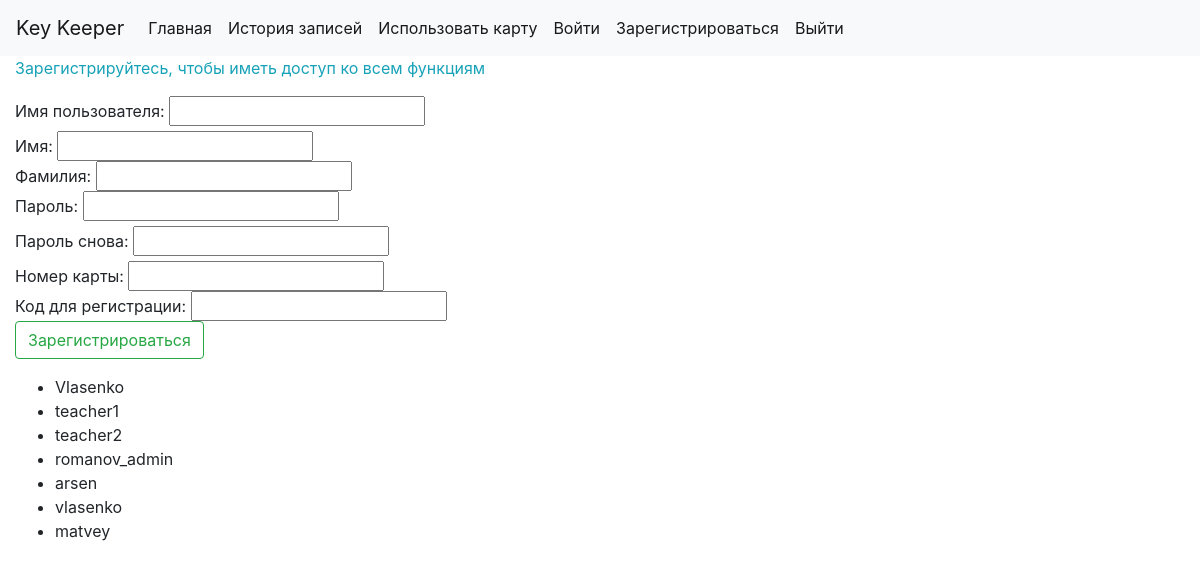
The app's page /reg/ with its own data.
### keeper/models.py (models this page shows)
class CustomUser(AbstractUser):
    password = models.CharField(max_length=200)
    card_id = models.IntegerField(default=8000000000)
    key_tran_last = models.IntegerField(default=-1)
    user_tran_last = models.CharField(max_length=255, default='никто')

### keeper/views.py (the view)
# urls.py: path('reg/', views.register, name='register'),
def register(request):
    context = {}
    if request.method == 'POST':
        f = RegisterForm(request.POST)
        if f.is_valid() and f.data['password'] == f.data['password2'] and f.data['reg_code'] == PASSWORD_CHANGE_CODE:
            try:
                if CustomUser.objects.filter(card_id=f.data['card_id']).exists():
                    context['message'] = 'Такая карта уже есть'
                else:
                    user = CustomUser.objects.create_user(username=f.data['username'], password=f.data['password'],
                                                          card_id=f.data['card_id'], last_name=f.data['last_name'],
                                                          first_name=f.data['first_name'])
                    user.save()
                    context['message'] = 'Вы успешно зарегистрированы!'
                    user = authenticate(request, username=f.data['username'], password=f.data['password'])
                    if user is not None:
                        login(request, user)
                        return HttpResponseRedirect('/')
            except:  #IntegrityError???
                context['message'] = 'Такое имя пользователя уже есть'
        elif f.data['password'] != f.data['password2']:
            context['message'] = 'Пароли не совпадают'
        elif f.data['reg_code'] != REG_CODE:
            context['message'] = 'Код для регистрации не правильный'
    else:
        f = RegisterForm()
    context['users'] = CustomUser.objects.all()
    context['form'] = f
    return render(request, 'register.html', context)

### keeper/forms.py
class RegisterForm(forms.Form):
    username = forms.CharField(label='Имя пользователя:', max_length=100, required=True)
    first_name = forms.CharField(label='Имя:', max_length=100, required=True)
    last_name = forms.CharField(label='Фамилия:', max_length=100, required=True)
    password = forms.CharField(label='Пароль:', max_length=100, required=True)
    password2 = forms.CharField(label='Пароль снова:', max_length=100, required=True)
    card_id = forms.IntegerField(label='Номер карты:', required=True)
    reg_code = forms.CharField(label='Код для регистрации:', max_length=100, required=True)

### keeper/templates/register.html (shortened to what this page needs)
<!DOCTYPE html>
<html lang="en">
<head>
    {% include "includes/head.html" %}
</head>
<body>
    {% include "includes/nav_bar.html" %}
    <div class="container-fluid">
        <p class="text-info">Зарегистрируйтесь, чтобы иметь доступ ко всем функциям</p>
        <form method="POST">
            <label for="username">{{ form.username.label }} </label> <input type="text" id="username" name="username" autofocus>
            <br>
            {{ form.first_name.label }} {{ form.first_name }}
            <br>
            {{ form.last_name.label }} {{ form.last_name }}
            <br>
            <label for="password">{{ form.password.label }} </label> <input type="password" id="password" name="password">
            <br>
            <label for="password2">{{ form.password2.label }} </label> <input type="password" id="password2" name="password2">
            <br>
            {{ form.card_id.label }} {{ form.card_id }}
            <br>
            {{ form.reg_code.label }} {{ form.reg_code }}
            <br>
            <input type="submit" value="Зарегистрироваться" class="btn btn-outline-success">
        </form>
        <ul>
            {% for user in users %}
                <li>{{user}}</li>
            {% endfor %}
        </ul>
    </div>
</body>
</html>

### records on screen
CustomUser: username "Vlasenko"
CustomUser: username "teacher1"
CustomUser: username "teacher2"
CustomUser: username "romanov_admin"
CustomUser: username "arsen"
CustomUser: username "vlasenko"
CustomUser: username "matvey"
